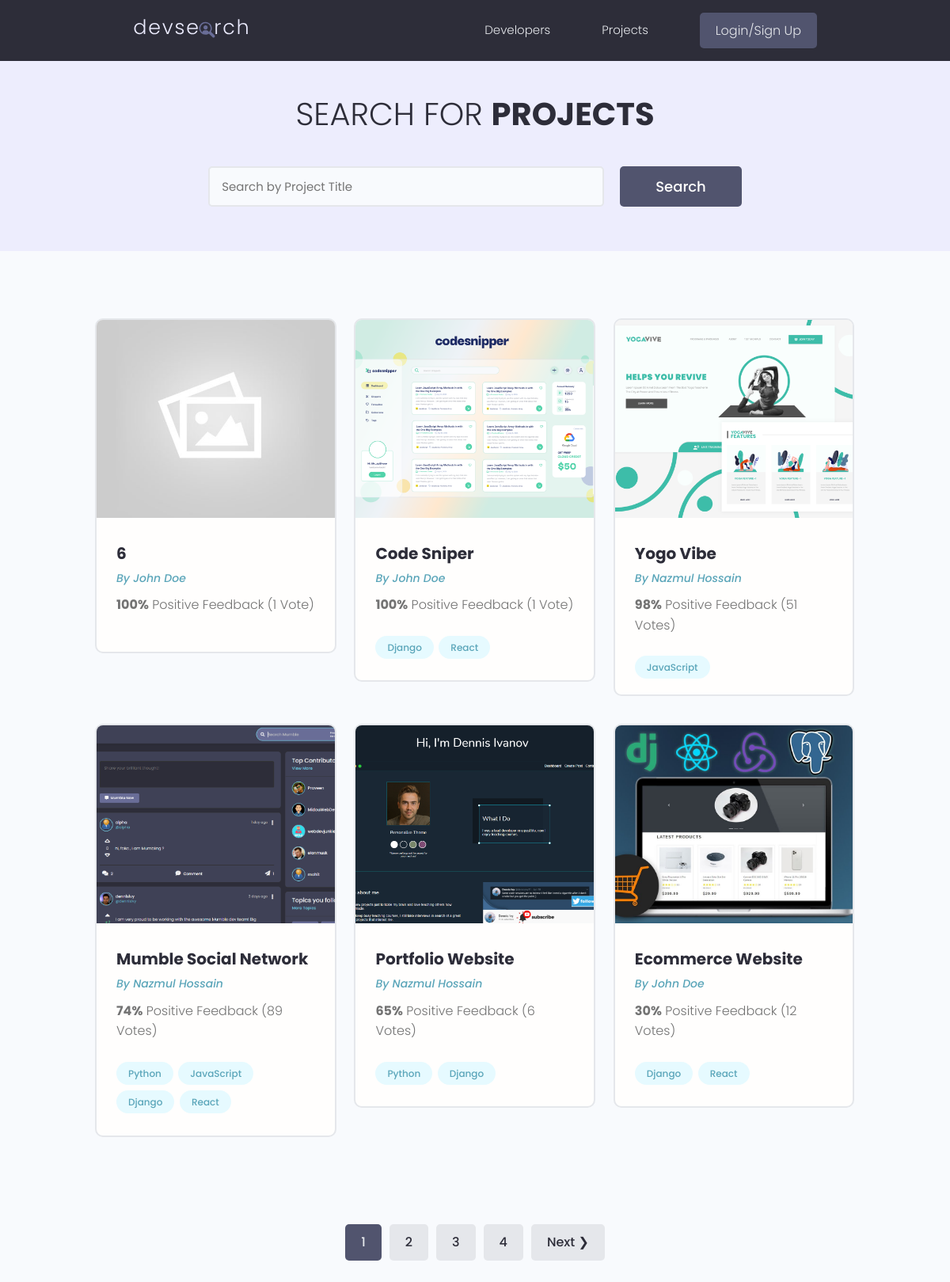
/projects/, run on the app's committed database.
### projects/models.py (models this page shows, shortened)
class Project(models.Model):
    owner = models.ForeignKey(Profile, on_delete=models.SET_NULL, blank=True, null=True)
    title = models.CharField(max_length=200)
    description = models.TextField(null=True, blank=True)
    featured_image = models.ImageField(default='default.jpg', null=True, blank=True)
    demo_link = models.CharField(max_length=2000, null=True, blank=True)
    source_link = models.CharField(max_length=2000, null=True, blank=True)
    tags = models.ManyToManyField('Tag', blank=True)        # if the Tag class is under then need to set in 'Tags', if above jsut simply use Tag
    vote_total = models.IntegerField(default=0, null=True, blank=True)
    vote_ratio = models.IntegerField(default=0, null=True, blank=True)
    created = models.DateTimeField(auto_now_add=True)
    id = models.UUIDField(default=uuid.uuid4, unique=True, primary_key=True, editable=False)
    class Meta:
        ordering = ['-vote_ratio', '-vote_total', 'title']

class Tag(models.Model):
    name = models.CharField(max_length=200)
    created = models.DateTimeField(auto_now_add=True)
    id = models.UUIDField(default=uuid.uuid4, unique=True, primary_key=True, editable=False)

### user/models.py (models this page shows, shortened)
class Profile(models.Model):
    user = models.OneToOneField(User, on_delete=models.CASCADE, null=True, blank=True)
    username = models.CharField(max_length=200, null=True, blank=True)
    name = models.CharField(max_length=200, null=True, blank=True)
    email = models.EmailField(max_length=500, null=True, blank=True)
    short_intro = models.CharField(max_length=200, null=True, blank=True)
    bio = models.TextField(null=True, blank=True)
    profile_pic = models.ImageField(null=True, blank=True, upload_to='profile/', default='profile/user-default.png')
    location = models.CharField(max_length=200, null=True, blank=True)
    social_github = models.CharField(max_length=200, null=True, blank=True)
    social_twitter = models.CharField(max_length=200, null=True, blank=True)
    social_linkedin = models.CharField(max_length=200, null=True, blank=True)
    social_youtube = models.CharField(max_length=200, null=True, blank=True)
    social_facebook = models.CharField(max_length=200, null=True, blank=True)
    created = models.DateTimeField(auto_now_add=True)
    id = models.UUIDField(default=uuid.uuid4, unique=True, primary_key=True, editable=False)
    class Meta:
        ordering = ['created']

### projects/views.py (the view)
# urls.py: path('projects/', include('projects.urls')),
def projects(request):
    projects, search_query = SearchProject(request)
    paginator, projects = paginateProjects(request, projects, 6)
    context = {'projects':projects, 'search_query':search_query, 'paginator':paginator}
    return render(request, 'projects/projects.html', context)

### projects/utils.py (called while the page is built)
def paginateProjects(request, projects, objectPerPage):
    page = request.GET.get('page')
    paginator = Paginator(projects, objectPerPage)
    projects = paginator.get_page(page)
    return paginator, projects

def SearchProject(request):
    search_query = ''
    if request.GET.get('search_query'):
        search_query = request.GET.get('search_query')
    tags = Tag.objects.filter(name__icontains=search_query)
    projects = Project.objects.distinct().filter(
        Q(title__icontains = search_query) |
        Q(description__icontains = search_query) |
        Q(owner__name__icontains = search_query) |
        Q(tags__in = tags)
    )
    return projects, search_query

### projects/templates/projects/projects.html (shortened to what this page needs)
{% extends "main.html" %}
{% block content %}
{% load static %}
  <main class="projects">
    <section class="hero-section text-center">
      <div class="container container--narrow">
        <div class="hero-section__box">
          <h2>Search for <span>Projects</span></h2>
        </div>
        <div class="hero-section__search">
          <form class="form" action="{% url 'projects' %}" method="get">
            <div class="form__field">
              <input class="input input--text" id="formInput#search" type="text" name="search_query"
                value="{{search_query}}" placeholder="Search by Project Title" />
            </div>
            <input class="btn btn--sub btn--lg" type="submit" value="Search" />
          </form>
        </div>
      </div>
    </section>
    <section class="projectsList">
      <div class="container">
        <div class="grid grid--three">
        {% for project in projects %}
          <div class="column">
            <div class="card project">
              <a href="{% url 'project' project.id %}" class="project">
                <img class="project__thumbnail" src="{{project.featured_image.url}}" alt="project thumbnail" />
                <div class="card__body">
                  <h3 class="project__title">{{project.title}}</h3>
                  <p><a class="project__author" href="{% url 'user-profile' project.owner.id %}">By {{project.owner.name}}</a></p>
                  <p class="project--rating">
                    <span style="font-weight: bold;">{{project.vote_ratio}}%</span> Positive
                    Feedback ({{project.vote_total}} Vote{{project.vote_total|pluralize:"s"}})
                  </p>
                  <div class="project__tags">
                    {% for tag in project.tags.all %}
                    <span class="tag tag--pill tag--main">
                      <small>{{tag.name}}</small>
                    </span>
                    {% endfor %}
                  </div>
                </div>
              </a>
            </div>
          </div>
          {% endfor %}
        </div>
      </div>
    </section>
    {% include 'paginator.html' with queryset=projects paginator=paginator search_query=search_query%}
  </main>
{% endblock content %}

### static/styles/app.css (style rules this page uses)
:root { --color-sub: #2d2d39; }
.btn--sub { background-color: var(--color-sub-light); }
.card { border: 2px solid var(--color-light); }
img { width: 100%; }
.hero-section { height: 40vh; display: flex; align-items: center; background-color: var(--color-sub); }
.hero-section__box { margin-bottom: 4rem; }
.hero-section__box > h2, .hero-section__box > h2 > span { font-size: 4rem; color: var(--color-light); line-height: 1.3; text-transform: uppercase; }
.hero-section__box > h2 { font-weight: 300; }
.hero-section__box > h2 > span { font-weight: 700; }
.hero-section__search > .form { display: flex; align-items: center; justify-content: center; gap: 2rem; }
.hero-section__search > .form input.input--text { width: 50rem; }
.project__author { font-size: 1.4rem; font-style: italic; }
.project--rating { margin-bottom: 1.6em; margin-top: .5em; }
.projects > .hero-section { background: var(--color-sub-lighter); height: 30vh; }
.projects .hero-section__box { margin-bottom: 2.5rem; }
.projects .hero-section__box > h2 { color: var(--color-sub); }
.projects .hero-section__box > h2 > span { font-weight: 700; color: var(--color-sub); }
.projectsList { margin-top: 8rem; }
.project__thumbnail { height: 25rem; object-fit: cover; object-position: top center; }
.project__title { font-size: 2rem; font-weight: 700; color: var(--color-sub); }

### static/uikit/styles/modules/_variables.css (style rules this page uses)
:root { --color-main: #5aa5b9; --color-main-light: #e6faff; --color-sub: #3f4156; --color-sub-light: #51546e; --color-sub-lighter: #ededfd; --color-text: #737373; --color-gray: #8b8b8b; --color-light: #e5e7eb; --color-light-gray: #767676; --color-bg: #f8fafd; --color-white: #fffefd; --color-white-light: #f3f3f3; --color-success: #359e64; --color-success-bg: #def8e8; --color-error: #fc4b0b; --color-error-bg: #fff2ee; --font-base: 'Poppins', arial, helvetica, 'Segoe UI', roboto, ubuntu, sans-serif; --font-monospace: 'Fira Code', 'Courier New', courier, monospace; --font-regular: 300; --font-medium: 500; --font-bold: 700; --generic-shadow: 1px 1px 5px #00000010; --generic-transition: all 0.3s ease-in-out; }

### static/uikit/styles/modules/_base.css (style rules this page uses)
* { margin: 0; padding: 0; box-sizing: border-box; text-rendering: optimizeLegibility; color: inherit; font-size: inherit; }
html { font-size: 50%; }
@media only screen and (min-width: 480px) { html { font-size: 56.25%; } }
@media only screen and (min-width: 1200px) { html { font-size: 62.5%; } }
body { line-height: 1.6; font-weight: 400; font-size: 1.5rem; color: var(--color-text); background-color: var(--color-bg); min-height: 100vh; }

### static/uikit/styles/modules/_typography.css (style rules this page uses)
* { font-family: var(--font-base); }
h2 { font-size: 3.6rem; font-weight: var(--font-bold); }
h3 { font-size: 3.2rem; font-weight: var(--font-medium); }
p, span, strong { font-size: 1.6rem; color: var(--color-text); font-weight: var(--font-regular); }
a { padding-bottom: 2px; text-decoration: none; display: inline-block; color: var(--color-main); font-weight: var(--font-medium); }

### static/uikit/styles/modules/_utilities.css (style rules this page uses)
.container { width: 92%; max-width: 165rem; margin: 0 auto; box-sizing: border-box; }
.container--narrow { width: 92%; max-width: 120rem; }
@media screen and (min-width: 1000px) { .container { width: 90%; } }
@media screen and (min-width: 1000px) { .container--narrow { width: 85%; } }
@media screen and (min-width: 1200px) { .container { width: 80%; } }
@media screen and (min-width: 1200px) { .container--narrow { width: 72%; } }
.text-center { text-align: center; }

### static/uikit/styles/modules/_button.css (style rules this page uses)
.btn { display: inline-block; position: relative; cursor: pointer; background-color: var(--color-light); font-weight: var(--font-medium); color: var(--color-sub); text-decoration: none; padding: 1rem 2rem; border-radius: 0.5rem; border: none; width: -webkit-fit-content; width: -moz-fit-content; width: fit-content; height: -webkit-fit-content; height: -moz-fit-content; height: fit-content; font-size: 1.6rem; outline-width: 0; outline-color: transparent; -webkit-backface-visibility: hidden; backface-visibility: hidden; transition: all 0.3s ease-in-out; }
.btn--sub { background-color: var(--color-sub); color: var(--color-white); }
.btn--lg { font-size: 1.8rem; padding: 1.2rem 4.5rem; }

### static/uikit/styles/modules/_card.css (style rules this page uses)
.card { border-radius: 1rem; background-color: var(--color-white); border: 1.5px solid var(--color-light); width: auto; height: auto; margin-top: 0.5rem; margin-bottom: 0.5rem; overflow: hidden; }
.card__body, .card__header { padding: 2rem 2.5rem; }

### data on the page
Project: featured_image (placeholder picture), title "6", owner.name "John Doe", vote_ratio "100", vote_total "1"
Project: featured_image (picture), title "Code Sniper", owner.name "John Doe", vote_ratio "100", vote_total "1"
Tag: name "Django"
Tag: name "React"
Project: featured_image (picture), title "Yogo Vibe", owner.name "Nazmul Hossain", vote_ratio "98", vote_total "51"
Tag: name "JavaScript"
Project: featured_image (picture), title "Mumble Social Network", owner.name "Nazmul Hossain", vote_ratio "74", vote_total "89"
Tag: name "Python"
Project: featured_image (picture), title "Portfolio Website", owner.name "Nazmul Hossain", vote_ratio "65", vote_total "6"
Project: featured_image (picture), title "Ecommerce Website", owner.name "John Doe", vote_ratio "30", vote_total "12"

### other printed values
{{ page }} "1"
{{ page }} "2" "3" "4"
